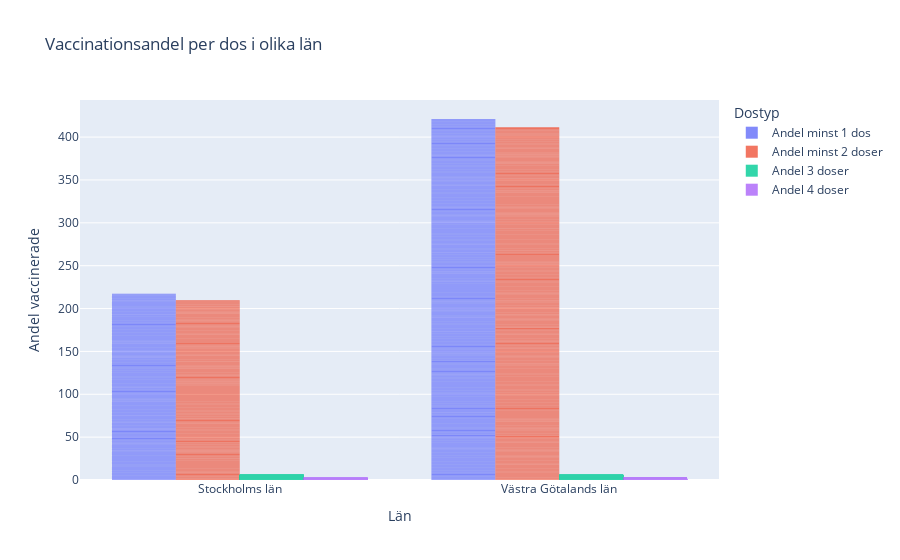

Source (notebook cell):
### Markdown cell above
# Uppgift 2f
Rita stapeldiagram för andel med minst 1 dos per län, andel två doser per län och andel tre doser per
län

### Code cell
# Laddar in vaccinationsdata från Excel-filen som finns sparad i projektets filstruktur.
vaccine_data = pd.read_excel('..\\filer\\Folkhalsomyndigheten_Covid19_Vaccine.xlsx', sheet_name='Vaccinerade kommun och ålder')

# Filtrerar data för att endast inkludera information för Stockholms län och Västra Götalands län.
filtered_data = vaccine_data[vaccine_data['Län_namn'].isin(['Stockholms län', 'Västra Götalands län'])]

# Omvandlar data till långformat för att underlätta skapandet av stapeldiagram i Plotly. Detta steg gör det möjligt att jämföra olika doser i diagrammet.
melted_data = filtered_data.melt(
    id_vars=['Län_namn'], 
    value_vars=['Andel minst 1 dos', 'Andel minst 2 doser', 'Andel 3 doser', 'Andel 4 doser'],
    var_name='Dostyp', 
    value_name='Andel'
)

# Skapar stapeldiagrammet med hjälp av Plotly Express för att visualisera vaccinationsandel per dos i de utvalda länen.
fig = px.bar(melted_data, 
             x='Län_namn', 
             y='Andel', 
             color='Dostyp', 
             title='Vaccinationsandel per dos i olika län',
             labels={'Andel': 'Andel vaccinerade', 'Län_namn': 'Län'},
             barmode='group'
)

# Uppdaterar diagrammets layout för att förbättra läsbarheten och tillhandahålla relevant information när man för muspekaren över staplarna.
fig.update_layout(
    hovermode='closest',  
    xaxis_title='Län',
    yaxis_title='Andel vaccinerade',
    title='Vaccinationsandel per dos i olika län'
)
fig.update_traces(
    marker=dict(line=dict(width=0)), 
    hovertemplate="<b>%{x}</b><br>" +
                  "Dostyp: %{Dostyp}<br>" + 
                  "Andel: %{y:.2f}%<br>" +
                  "<extra></extra>",
    opacity=0.8
)

# Sparar det färdiga diagrammet som en HTML-fil för enkel delning och tillgång.
save_plotly_fig(fig, "Vaccinationsandel per dos i olika län")


fig.show()

### Figure 1 — Plotly figure (JSON) as saved in the notebook; plotly's stock layout.template omitted (floating-point values rounded to 4 significant figures; data arrays with more than 128 entries replaced by an {"elided": "..."} marker saying what was removed)
{"data": [{"alignmentgroup": "True", "hovertemplate": "<b>%{x}</b><br>Dostyp: %{Dostyp}<br>Andel: %{y:.2f}%<br><extra></extra>", "legendgroup": "Andel minst 1 dos", "marker": {"color": "#636efa", "line": {"width": 0}, "pattern": {"shape": ""}}, "name": "Andel minst 1 dos", "offsetgroup": "Andel minst 1 dos", "opacity": 0.8, "orientation": "v", "showlegend": true, "textposition": "auto", "type": "bar", "x": {"elided": "750 str values"}, "xaxis": "x", "y": {"elided": "750 float values"}, "yaxis": "y"}, {"alignmentgroup": "True", "hovertemplate": "<b>%{x}</b><br>Dostyp: %{Dostyp}<br>Andel: %{y:.2f}%<br><extra></extra>", "legendgroup": "Andel minst 2 doser", "marker": {"color": "#EF553B", "line": {"width": 0}, "pattern": {"shape": ""}}, "name": "Andel minst 2 doser", "offsetgroup": "Andel minst 2 doser", "opacity": 0.8, "orientation": "v", "showlegend": true, "textposition": "auto", "type": "bar", "x": {"elided": "750 str values"}, "xaxis": "x", "y": {"elided": "750 float values"}, "yaxis": "y"}, {"alignmentgroup": "True", "hovertemplate": "<b>%{x}</b><br>Dostyp: %{Dostyp}<br>Andel: %{y:.2f}%<br><extra></extra>", "legendgroup": "Andel 3 doser", "marker": {"color": "#00cc96", "line": {"width": 0}, "pattern": {"shape": ""}}, "name": "Andel 3 doser", "offsetgroup": "Andel 3 doser", "opacity": 0.8, "orientation": "v", "showlegend": true, "textposition": "auto", "type": "bar", "x": {"elided": "750 str values"}, "xaxis": "x", "y": {"elided": "750 float values"}, "yaxis": "y"}, {"alignmentgroup": "True", "hovertemplate": "<b>%{x}</b><br>Dostyp: %{Dostyp}<br>Andel: %{y:.2f}%<br><extra></extra>", "legendgroup": "Andel 4 doser", "marker": {"color": "#ab63fa", "line": {"width": 0}, "pattern": {"shape": ""}}, "name": "Andel 4 doser", "offsetgroup": "Andel 4 doser", "opacity": 0.8, "orientation": "v", "showlegend": true, "textposition": "auto", "type": "bar", "x": {"elided": "750 str values"}, "xaxis": "x", "y": {"elided": "750 float values"}, "yaxis": "y"}], "layout": {"barmode": "group", "hovermode": "closest", "legend": {"title": {"text": "Dostyp"}, "tracegroupgap": 0}, "title": {"text": "Vaccinationsandel per dos i olika län"}, "xaxis": {"anchor": "y", "domain": [0, 1], "title": {"text": "Län"}}, "yaxis": {"anchor": "x", "domain": [0, 1], "title": {"text": "Andel vaccinerade"}}}}
